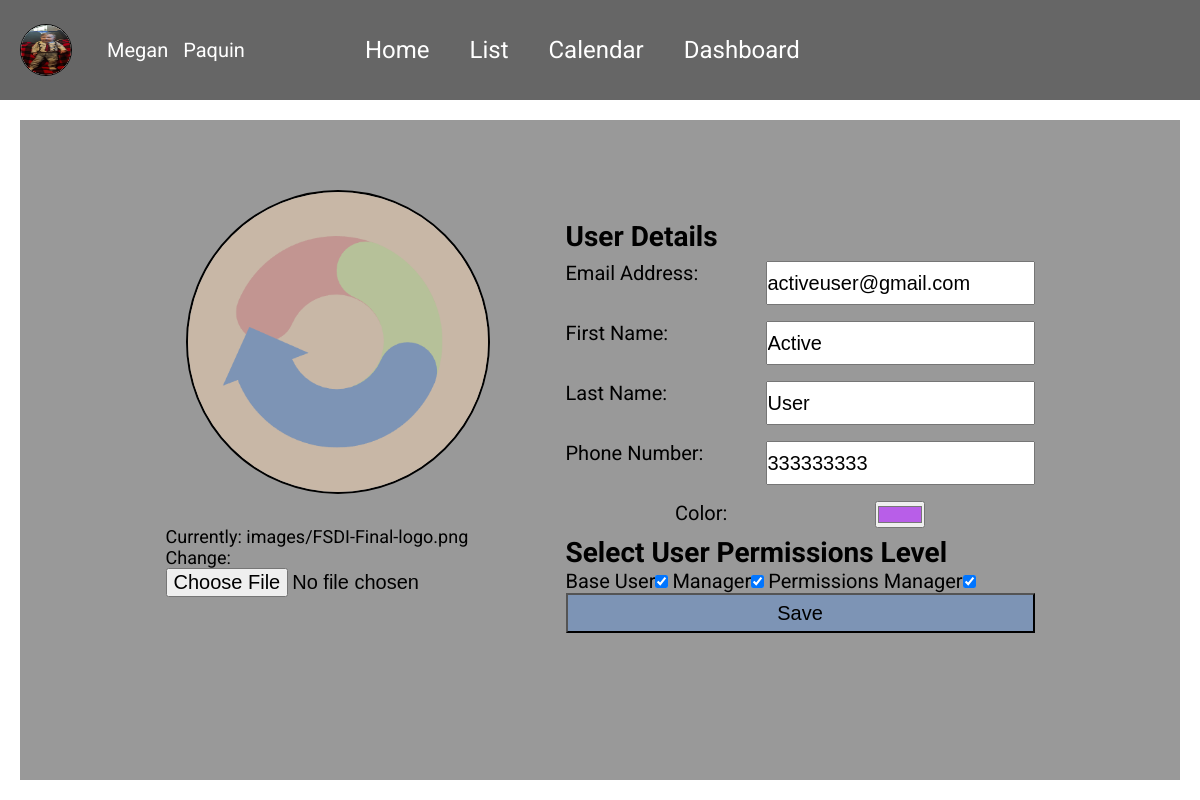
/accounts/permissions/10/edit (signed in), run on an earlier commit of the app's database.
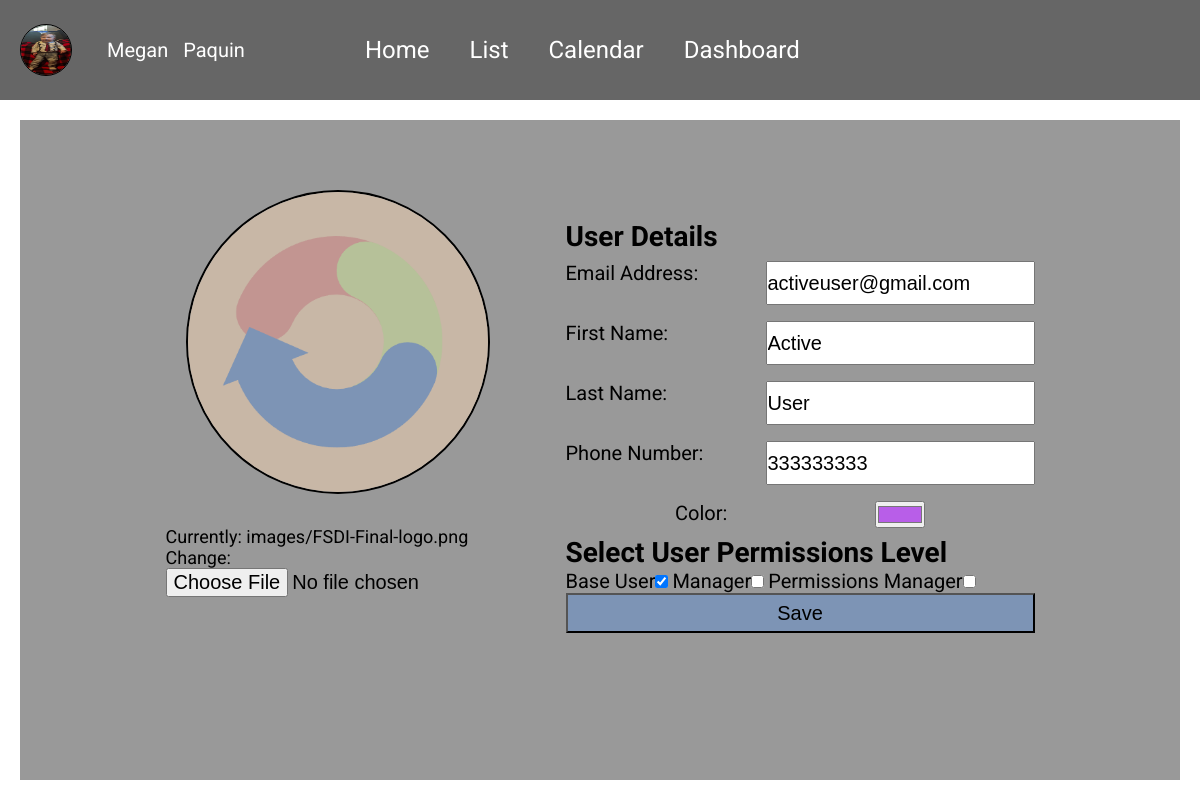
And on a later commit of the database.
### accounts/models.py (models this page shows, shortened)
class CustomUser(AbstractBaseUser, PermissionsMixin):
    email = models.EmailField(_('email address'), unique=True)
    is_staff = models.BooleanField(default=False)
    is_active = models.BooleanField(default=True)
    date_joined = models.DateTimeField(default=timezone.now)
    USERNAME_FIELD = 'email'
    REQUIRED_FIELDS = []
    color = models.CharField(max_length=7, default="#FFFFFF")
    first_name = models.CharField(max_length=128)
    last_name = models.CharField(max_length=128)
    phone = models.CharField(max_length=9, null=True)
    image = models.ImageField(upload_to='images/', default='images/default_img.png')
    objects = CustomUserManager()

### accounts/views.py (the view)
# urls.py: path('permissions/<int:pk>/edit', PermissionChangeView.as_view(), name="permissions-edit"),
class PermissionChangeView(LoginRequiredMixin, UserPassesTestMixin, UpdateView):
    template_name = "accounts/permissions-edit.html"
    form_class = AdminUserChangeForm
    model = CustomUser
    success_url = reverse_lazy("permissions")
    def get_context_data(self, **kwargs):
        context = super().get_context_data(**kwargs)
        context['selected'] = CustomUser.objects.get(id=self.kwargs['pk'])
        return context
    def test_func(self):
        return self.request.user.is_superuser

### accounts/forms.py
class AdminUserChangeForm(UserChangeForm):
    class Meta:
        model = CustomUser
        fields = ('email', 'first_name', 'last_name', 'image', 'phone', 'color', "is_active", "is_superuser", "is_staff")
        widgets = {
            'color': TextInput(attrs={'type': 'color'}),
        }

### templates/accounts/permissions-edit.html (shortened to what this page needs)
{% extends 'base.html' %}
{% load static %}
{% block links %}
<link rel="stylesheet" href="{% static 'css/change-user.css' %}">
{% endblock links %}
{% block contents %}
<form method="POST" enctype="multipart/form-data">
    <div class="user-info">
        <div class="profile-pic">
            <img src="{{ selected.image.url }}" alt="the user profile picture" class="change-user-profile-pic">
            <div class="input-group">
                <span>{{ form.image }}</span>
            </div>
        </div>
        <div class="fields">
            <h3>User Details</h3>
            <div class="input-group">
                <label> Email Address:</label>
                <span>{{ form.email }}</span>
            </div>
            <div class="input-group">
                <label> First Name:</label>
                <span>{{ form.first_name }}</span>
            </div>
            <div class="input-group">
                <label> Last Name:</label>
                <span>{{ form.last_name }}</span>
            </div>
            <div class="input-group">
                <label> Phone Number:</label>
                <span>{{ form.phone }}</span>
            </div>
            <div class="input-group">
                <label> Color:</label>
                <span>{{ form.color }}</span>
            </div>
            <div class="permission">
                <h3>Select User Permissions Level</h3>
                <label>Base User</label><span>{{ form.is_active }}</span>
                <label>Manager</label><span>{{ form.is_staff }}</span>
                <label>Permissions Manager</label><span>{{ form.is_superuser }}</span>
            </div>
            <input type="submit" value="Save" class="btn-form">
        </div>
    </div>
</form>
{% endblock contents %}

What changed in the data, as far as the page shows it:
changed CustomUser "activeuser@gmail.com": is_staff "☑" → "☐"; is_superuser "☑" → "☐"
